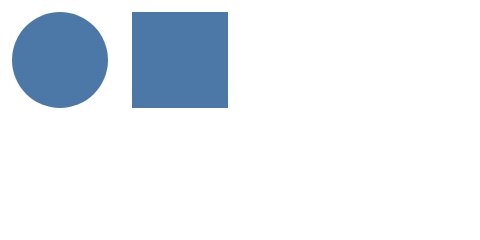

Vega-Lite specification for this chart:
### Vega specification from a JSON file in a GitHub repository (floating-point values rounded to 4 significant figures)
{"width": 40, "height": 20, "marks": [{"type": "symbol", "encode": {"enter": {"x": {"value": 5}, "y": {"value": 5}, "shape": {"value": false}}}}, {"type": "symbol", "encode": {"enter": {"x": {"value": 15}, "y": {"value": 5}, "shape": {"value": ["square"]}}}}]}
